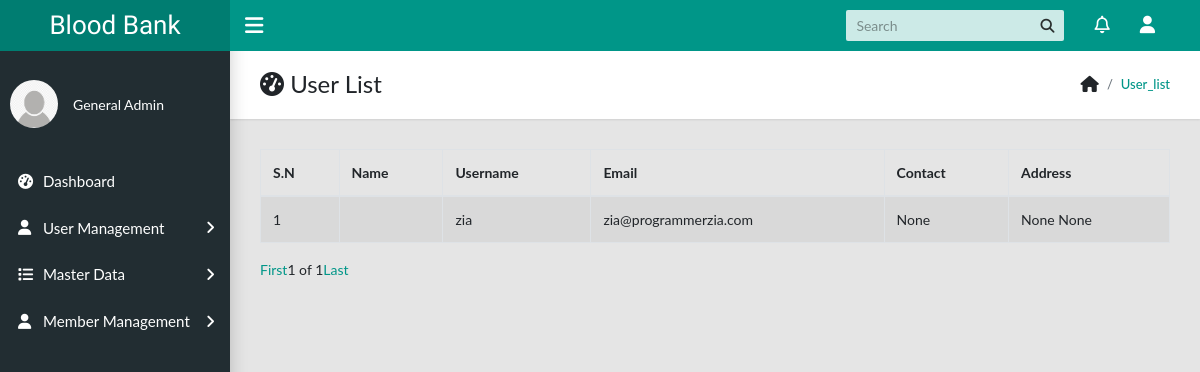
The app's page /accounts/list_user/ (signed in), older data.
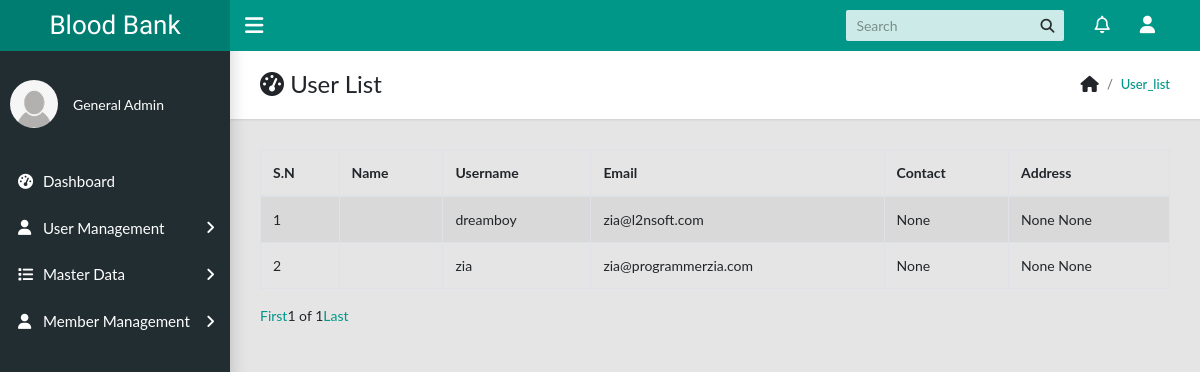
The same page, newer data.
### accounts/models.py (models this page shows, shortened)
class User(AbstractUser):
    contact = models.CharField(max_length=13,blank=True,null=True)
    city = models.CharField(max_length=50,blank=True,null=True)
    thana = models.CharField(max_length=100,blank=True,null=True)
    zip_code = models.CharField(max_length=10,null=True,blank=True)
    area = models.CharField(max_length=100)
    photo = models.ImageField(default='default.png',upload_to='user_photo')
    blood_group = models.CharField(max_length=3,blank=True,null=True)
    designation = models.CharField(max_length=100, default="General Admin")

### accounts/views.py (the view)
# urls.py: path('list_user/', user_view.list_user, name="list_user"),
@login_required
def list_user(request):
	user_list = User.objects.all().order_by('-id')
	paginator = Paginator(user_list,10)
	try:
		page = request.GET.get('page','1')
	except:
		page = 1
	try:
		users = paginator.page(page)
	except(EmptyPage, InvalidPage):
		users = paginator.page(paginator.num_pages)
	context = {
		'users':users
		}
	return render(request, 'accounts/list_user.html', context)

### templates/accounts/list_user.html (shortened to what this page needs)
{% extends 'base.html' %}
{% load crispy_forms_tags %}
{% load bootstrap4 %}
{% block page_title %}User List{% endblock %}
{% block breadcrumb %}user_list{% endblock %}
{% block content %}
	<div class="row">
		<div class="col-md-12">
			<table class="table table-bordered table-striped">
				<thead>
					<tr>
						<th>S.N</th>
						<th>Name</th>
						<th>Username</th>
						<th>Email</th>
						<th>Contact</th>
						<th>Address</th>
					</tr>
				</thead>
				<tbody>
					{%if users %}
					{% for user in users %}
						<tr>
							<td>{{ forloop.counter }}</td>
							<td>{{ user.first_name }} {{ user.last_name }}</td>
							<td>{{ user.username }}</td>
							<td>{{ user.email }}</td>
							<td>{{ user.contact }}</td>
							<td>{{ user.area }} {{ user.city }} {{ user.zip_code }}</td>
						</tr>
					{% endfor %}
					{% else %}
						<tr>
							<td colspan="6">No user added</td>
						</tr>
					{% endif%}
				</tbody>
			</table>
			<div class="pagination">
		      <a href="?page=1">First </a>
		      {{ users.number }} of {{ users.paginator.num_pages }}
		      <a href="?page={{ users.paginator.num_pages }}"> Last </a>
		    </div>
		</div>
	</div>
{% endblock %}

### templates/base.html (shortened to what this page needs)
{% load static %}
<!DOCTYPE html>
<html lang="en">
  <head>
    <link rel="stylesheet" type="text/css" href="{% static 'accounts/css/main.css' %}">
    <link rel="stylesheet" type="text/css" href="{% static 'accounts/css/jquery-ui.min.css' %}">
    <link rel="stylesheet" type="text/css" href="https://maxcdn.bootstrapcdn.com/font-awesome/4.7.0/css/font-awesome.min.css">
  </head>
  <body class="app sidebar-mini rtl">
    <header class="app-header"><a class="app-header__logo" href="{% url 'dashboard' %}">Blood Bank</a>
      <a class="app-sidebar__toggle" href="#" data-toggle="sidebar" aria-label="Hide Sidebar"></a>
      <ul class="app-nav">
        <li class="app-search">
          <input class="app-search__input" type="search" placeholder="Search">
          <button class="app-search__button"><i class="fa fa-search"></i></button>
        </li>
        <li class="dropdown"><a class="app-nav__item" href="#" data-toggle="dropdown" aria-label="Show notifications"></a>
        </li>
        <li class="dropdown"><a class="app-nav__item" href="#" data-toggle="dropdown" aria-label="Open Profile Menu"></a>
        </li>
      </ul>
    </header>
    <aside class="app-sidebar">
      <div class="app-sidebar__user"><img class="app-sidebar__user-avatar" src="{{ user.photo.url }}" alt="User Image" width="48" height="48">
        <div>
          <p class="app-sidebar__user-designation">{{ user.designation }}</p>
        </div>
      </div>
      <ul class="app-menu">
        <li><a class="app-menu__item" href="{% url 'dashboard' %}"><i class="app-menu__icon fa fa-dashboard"></i><span class="app-menu__label">Dashboard</span></a></li>
        {% if user.is_superuser %}
        <li class="treeview"><a class="app-menu__item" href="#" data-toggle="treeview"><i class="app-menu__icon fa fa-user"></i><span class="app-menu__label">User Management</span><i class="treeview-indicator fa fa-angle-right"></i></a>
        </li>
        <li class="treeview"><a class="app-menu__item" href="#" data-toggle="treeview"><i class="app-menu__icon fa fa-list"></i><span class="app-menu__label">Master Data</span><i class="treeview-indicator fa fa-angle-right"></i></a>
        </li>
        {% endif %}
        <li class="treeview"><a class="app-menu__item" href="#" data-toggle="treeview"><i class="app-menu__icon fa fa-user"></i><span class="app-menu__label">Member Management</span><i class="treeview-indicator fa fa-angle-right"></i></a>
        </li>
      </ul>
    </aside>
    <main class="app-content">
      <div class="app-title">
        <div>
          <h1><i class="fa fa-dashboard"></i> {% block page_title %}{% endblock %}</h1>
        </div>
        <ul class="app-breadcrumb breadcrumb">
          <li class="breadcrumb-item"></li>
          <li class="breadcrumb-item"><a href="#">{% block breadcrumb %}{% endblock %}</a></li>
        </ul>
      </div>
     {% block content %}
     {% endblock %}
    </main>
  </body>
</html>

Row changes from the older to the newer data that the page shows:
added User: username "dreamboy", email "zia@l2nsoft.com", contact "None", city "None", zip_code "None"
